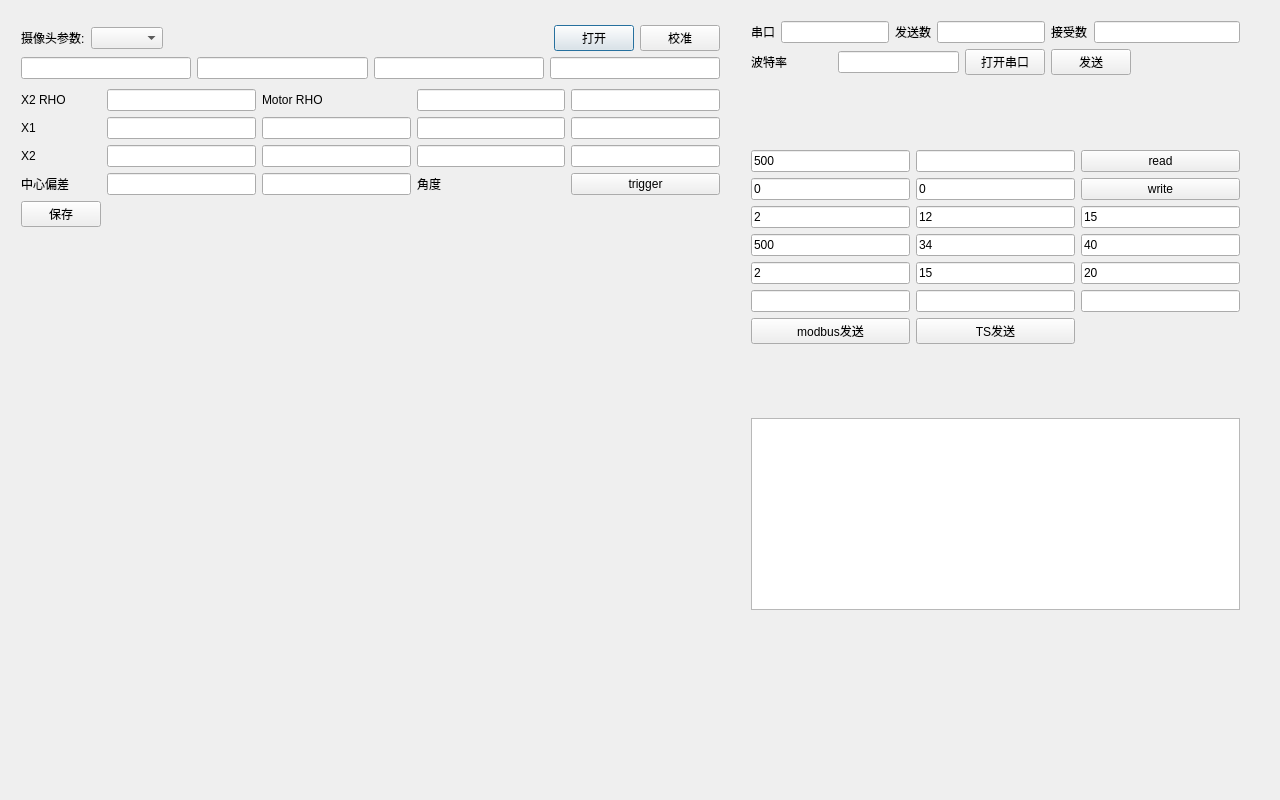
<?xml version="1.0" encoding="UTF-8"?>
<ui version="4.0">
 <class>MainDialog</class>
 <widget class="QDialog" name="MainDialog">
  <property name="enabled">
   <bool>true</bool>
  </property>
  <property name="geometry">
   <rect>
    <x>0</x>
    <y>0</y>
    <width>1280</width>
    <height>800</height>
   </rect>
  </property>
  <property name="sizePolicy">
   <sizepolicy hsizetype="Preferred" vsizetype="Preferred">
    <horstretch>0</horstretch>
    <verstretch>0</verstretch>
   </sizepolicy>
  </property>
  <property name="windowTitle">
   <string>MainDialog</string>
  </property>
  <widget class="QWidget" name="layoutWidget">
   <property name="geometry">
    <rect>
     <x>10</x>
     <y>10</y>
     <width>721</width>
     <height>233</height>
    </rect>
   </property>
   <layout class="QVBoxLayout" name="verticalLayout">
    <item>
     <layout class="QVBoxLayout" name="verticalLayout_3">
      <item>
       <layout class="QHBoxLayout" name="horizontalLayout_2">
        <item>
         <widget class="QLabel" name="label_4">
          <property name="text">
           <string>摄像头参数:</string>
          </property>
         </widget>
        </item>
        <item>
         <widget class="QComboBox" name="ComboDevices"/>
        </item>
        <item>
         <spacer name="horizontalSpacer">
          <property name="orientation">
           <enum>Qt::Horizontal</enum>
          </property>
          <property name="sizeHint" stdset="0">
           <size>
            <width>40</width>
            <height>20</height>
           </size>
          </property>
         </spacer>
        </item>
        <item>
         <widget class="QPushButton" name="bnOpen">
          <property name="text">
           <string>打开</string>
          </property>
         </widget>
        </item>
        <item>
         <widget class="QPushButton" name="Calibration">
          <property name="text">
           <string>校准</string>
          </property>
         </widget>
        </item>
       </layout>
      </item>
      <item>
       <layout class="QHBoxLayout" name="horizontalLayout_3">
        <item>
         <widget class="QLineEdit" name="tbExposure"/>
        </item>
        <item>
         <widget class="QLineEdit" name="tbFrameRate"/>
        </item>
        <item>
         <widget class="QLineEdit" name="tbGain"/>
        </item>
        <item>
         <widget class="QLineEdit" name="frames"/>
        </item>
       </layout>
      </item>
     </layout>
    </item>
    <item>
     <layout class="QGridLayout" name="gridLayout_4">
      <item row="3" column="0">
       <widget class="QLabel" name="label_2">
        <property name="text">
         <string>X2</string>
        </property>
       </widget>
      </item>
      <item row="3" column="3">
       <widget class="QLineEdit" name="x2_target"/>
      </item>
      <item row="3" column="2">
       <widget class="QLineEdit" name="x2_fetch"/>
      </item>
      <item row="2" column="1">
       <widget class="QLineEdit" name="x1_start"/>
      </item>
      <item row="1" column="4">
       <widget class="QLineEdit" name="start_delta"/>
      </item>
      <item row="3" column="4">
       <widget class="QLineEdit" name="x2_delta"/>
      </item>
      <item row="1" column="3">
       <widget class="QLineEdit" name="motor_rho"/>
      </item>
      <item row="4" column="0">
       <widget class="QLabel" name="label_3">
        <property name="text">
         <string>中心偏差</string>
        </property>
       </widget>
      </item>
      <item row="4" column="2">
       <widget class="QLineEdit" name="p_y"/>
      </item>
      <item row="2" column="3">
       <widget class="QLineEdit" name="x1_target"/>
      </item>
      <item row="1" column="1">
       <widget class="QLineEdit" name="x2_rho"/>
      </item>
      <item row="4" column="4">
       <widget class="QPushButton" name="trigger">
        <property name="text">
         <string>trigger</string>
        </property>
       </widget>
      </item>
      <item row="2" column="5">
       <layout class="QHBoxLayout" name="horizontalLayout"/>
      </item>
      <item row="1" column="2">
       <widget class="QLabel" name="label_12">
        <property name="text">
         <string>Motor RHO</string>
        </property>
       </widget>
      </item>
      <item row="4" column="3">
       <widget class="QLabel" name="label_6">
        <property name="text">
         <string>角度</string>
        </property>
       </widget>
      </item>
      <item row="1" column="0">
       <widget class="QLabel" name="label_8">
        <property name="text">
         <string>X2 RHO</string>
        </property>
       </widget>
      </item>
      <item row="4" column="1">
       <widget class="QLineEdit" name="p_x">
        <property name="text">
         <string/>
        </property>
       </widget>
      </item>
      <item row="2" column="4">
       <widget class="QLineEdit" name="x1_delta"/>
      </item>
      <item row="3" column="1">
       <widget class="QLineEdit" name="x2_start"/>
      </item>
      <item row="2" column="2">
       <widget class="QLineEdit" name="x1_fetch"/>
      </item>
      <item row="2" column="0">
       <widget class="QLabel" name="label">
        <property name="text">
         <string>X1</string>
        </property>
       </widget>
      </item>
      <item row="5" column="0">
       <widget class="QPushButton" name="saveImg">
        <property name="text">
         <string>保存</string>
        </property>
       </widget>
      </item>
     </layout>
    </item>
   </layout>
  </widget>
  <widget class="QWidget" name="layoutWidget">
   <property name="geometry">
    <rect>
     <x>10</x>
     <y>250</y>
     <width>721</width>
     <height>371</height>
    </rect>
   </property>
   <layout class="QHBoxLayout" name="horizontalLayout_4">
    <item>
     <widget class="QLabel" name="painter_2">
      <property name="text">
       <string/>
      </property>
     </widget>
    </item>
    <item>
     <widget class="QLabel" name="painter">
      <property name="text">
       <string/>
      </property>
     </widget>
    </item>
   </layout>
  </widget>
  <widget class="QWidget" name="">
   <property name="geometry">
    <rect>
     <x>740</x>
     <y>10</y>
     <width>511</width>
     <height>611</height>
    </rect>
   </property>
   <layout class="QVBoxLayout" name="verticalLayout_2">
    <item>
     <layout class="QGridLayout" name="gridLayout">
      <item row="0" column="0">
       <widget class="QLabel" name="LSerialName">
        <property name="text">
         <string>串口</string>
        </property>
       </widget>
      </item>
      <item row="0" column="1" colspan="2">
       <widget class="QLineEdit" name="serialName"/>
      </item>
      <item row="0" column="3">
       <widget class="QLabel" name="LTx">
        <property name="text">
         <string>发送数</string>
        </property>
       </widget>
      </item>
      <item row="0" column="4" colspan="2">
       <widget class="QLineEdit" name="uartTx"/>
      </item>
      <item row="0" column="6">
       <widget class="QLabel" name="LRx">
        <property name="text">
         <string>接受数</string>
        </property>
       </widget>
      </item>
      <item row="0" column="7" colspan="2">
       <widget class="QLineEdit" name="uartRx"/>
      </item>
      <item row="1" column="0" colspan="2">
       <widget class="QLabel" name="LBuadRate">
        <property name="text">
         <string>波特率</string>
        </property>
       </widget>
      </item>
      <item row="1" column="2" colspan="3">
       <widget class="QLineEdit" name="baudRate"/>
      </item>
      <item row="1" column="5">
       <widget class="QPushButton" name="SerialOpen">
        <property name="text">
         <string>打开串口</string>
        </property>
       </widget>
      </item>
      <item row="1" column="6" colspan="2">
       <widget class="QPushButton" name="SerialSend">
        <property name="text">
         <string>发送</string>
        </property>
       </widget>
      </item>
      <item row="1" column="8">
       <spacer name="horizontalSpacer_5">
        <property name="orientation">
         <enum>Qt::Horizontal</enum>
        </property>
        <property name="sizeHint" stdset="0">
         <size>
          <width>40</width>
          <height>20</height>
         </size>
        </property>
       </spacer>
      </item>
     </layout>
    </item>
    <item>
     <spacer name="verticalSpacer">
      <property name="orientation">
       <enum>Qt::Vertical</enum>
      </property>
      <property name="sizeHint" stdset="0">
       <size>
        <width>20</width>
        <height>40</height>
       </size>
      </property>
     </spacer>
    </item>
    <item>
     <layout class="QGridLayout" name="gridLayout_2">
      <item row="3" column="0">
       <widget class="QLineEdit" name="ceil">
        <property name="text">
         <string>2</string>
        </property>
       </widget>
      </item>
      <item row="1" column="1">
       <widget class="QLineEdit" name="d700">
        <property name="text">
         <string>0</string>
        </property>
       </widget>
      </item>
      <item row="5" column="2">
       <widget class="QLineEdit" name="d524">
        <property name="text">
         <string>40</string>
        </property>
       </widget>
      </item>
      <item row="1" column="0">
       <widget class="QLineEdit" name="optype">
        <property name="text">
         <string>0</string>
        </property>
       </widget>
      </item>
      <item row="5" column="0">
       <widget class="QLineEdit" name="addr">
        <property name="text">
         <string>500</string>
        </property>
       </widget>
      </item>
      <item row="8" column="1">
       <widget class="QPushButton" name="modbusSend_2">
        <property name="text">
         <string>TS发送</string>
        </property>
       </widget>
      </item>
      <item row="7" column="1">
       <widget class="QLineEdit" name="val_2"/>
      </item>
      <item row="5" column="1">
       <widget class="QLineEdit" name="d504">
        <property name="text">
         <string>34</string>
        </property>
       </widget>
      </item>
      <item row="3" column="1">
       <widget class="QLineEdit" name="d500">
        <property name="text">
         <string>12</string>
        </property>
       </widget>
      </item>
      <item row="6" column="0">
       <widget class="QLineEdit" name="length">
        <property name="text">
         <string>2</string>
        </property>
       </widget>
      </item>
      <item row="0" column="0">
       <widget class="QLineEdit" name="test_addr">
        <property name="text">
         <string>500</string>
        </property>
       </widget>
      </item>
      <item row="6" column="2">
       <widget class="QLineEdit" name="d528">
        <property name="text">
         <string>20</string>
        </property>
       </widget>
      </item>
      <item row="8" column="0">
       <widget class="QPushButton" name="modbusSend">
        <property name="text">
         <string>modbus发送</string>
        </property>
       </widget>
      </item>
      <item row="6" column="1">
       <widget class="QLineEdit" name="d508">
        <property name="text">
         <string>15</string>
        </property>
       </widget>
      </item>
      <item row="7" column="0">
       <widget class="QLineEdit" name="val"/>
      </item>
      <item row="3" column="2">
       <widget class="QLineEdit" name="d520">
        <property name="text">
         <string>15</string>
        </property>
       </widget>
      </item>
      <item row="0" column="2">
       <widget class="QPushButton" name="read">
        <property name="text">
         <string>read</string>
        </property>
       </widget>
      </item>
      <item row="1" column="2">
       <widget class="QPushButton" name="write">
        <property name="text">
         <string>write</string>
        </property>
       </widget>
      </item>
      <item row="0" column="1">
       <widget class="QLineEdit" name="test_val"/>
      </item>
      <item row="7" column="2">
       <widget class="QLineEdit" name="modbus">
        <property name="text">
         <string/>
        </property>
       </widget>
      </item>
     </layout>
    </item>
    <item>
     <spacer name="verticalSpacer_2">
      <property name="orientation">
       <enum>Qt::Vertical</enum>
      </property>
      <property name="sizeHint" stdset="0">
       <size>
        <width>20</width>
        <height>40</height>
       </size>
      </property>
     </spacer>
    </item>
    <item>
     <widget class="QTextBrowser" name="txbRecv">
      <property name="sizePolicy">
       <sizepolicy hsizetype="Preferred" vsizetype="Preferred">
        <horstretch>0</horstretch>
        <verstretch>0</verstretch>
       </sizepolicy>
      </property>
     </widget>
    </item>
   </layout>
  </widget>
 </widget>
 <layoutdefault spacing="6" margin="11"/>
 <resources/>
 <connections/>
</ui>
